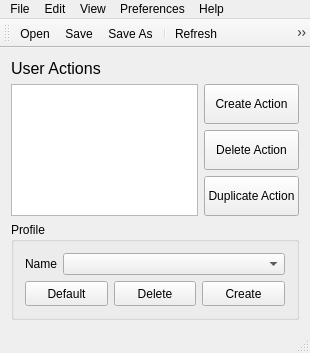
<?xml version="1.0" encoding="UTF-8"?>
<ui version="4.0">
 <class>MainWindowClass</class>
 <widget class="QMainWindow" name="MainWindowClass">
  <property name="geometry">
   <rect>
    <x>0</x>
    <y>0</y>
    <width>310</width>
    <height>346</height>
   </rect>
  </property>
  <property name="windowTitle">
   <string>QuickCut</string>
  </property>
  <property name="windowIcon">
   <iconset>
    <activeon>:/Resources/logo.png</activeon>
   </iconset>
  </property>
  <widget class="QWidget" name="centralWidget">
   <layout class="QGridLayout" name="gridLayout">
    <item row="0" column="0">
     <widget class="QLabel" name="lblUserActions">
      <property name="font">
       <font>
        <pointsize>12</pointsize>
        <weight>50</weight>
        <bold>false</bold>
       </font>
      </property>
      <property name="text">
       <string>User Actions</string>
      </property>
     </widget>
    </item>
    <item row="1" column="0">
     <widget class="QListWidget" name="lbxActions"/>
    </item>
    <item row="1" column="1">
     <layout class="QVBoxLayout" name="verticalLayout">
      <item>
       <widget class="QPushButton" name="btnActionCreate">
        <property name="minimumSize">
         <size>
          <width>95</width>
          <height>40</height>
         </size>
        </property>
        <property name="maximumSize">
         <size>
          <width>85</width>
          <height>40</height>
         </size>
        </property>
        <property name="text">
         <string>Create Action</string>
        </property>
       </widget>
      </item>
      <item>
       <widget class="QPushButton" name="btnActionDelete">
        <property name="minimumSize">
         <size>
          <width>95</width>
          <height>40</height>
         </size>
        </property>
        <property name="maximumSize">
         <size>
          <width>85</width>
          <height>40</height>
         </size>
        </property>
        <property name="text">
         <string>Delete Action</string>
        </property>
       </widget>
      </item>
      <item>
       <widget class="QPushButton" name="btnActionDuplicate">
        <property name="minimumSize">
         <size>
          <width>95</width>
          <height>40</height>
         </size>
        </property>
        <property name="maximumSize">
         <size>
          <width>85</width>
          <height>40</height>
         </size>
        </property>
        <property name="text">
         <string>Duplicate Action</string>
        </property>
       </widget>
      </item>
     </layout>
    </item>
    <item row="2" column="0" colspan="2">
     <widget class="QGroupBox" name="gbxProfile">
      <property name="title">
       <string>Profile</string>
      </property>
      <layout class="QVBoxLayout" name="verticalLayout_3">
       <item>
        <layout class="QHBoxLayout" name="horizontalLayout_2">
         <item>
          <widget class="QLabel" name="lblProfile">
           <property name="minimumSize">
            <size>
             <width>32</width>
             <height>16</height>
            </size>
           </property>
           <property name="maximumSize">
            <size>
             <width>32</width>
             <height>16</height>
            </size>
           </property>
           <property name="text">
            <string>Name:</string>
           </property>
          </widget>
         </item>
         <item>
          <widget class="QComboBox" name="cbxProfile"/>
         </item>
        </layout>
       </item>
       <item>
        <layout class="QHBoxLayout" name="horizontalLayout">
         <item>
          <widget class="QPushButton" name="btnSetActive">
           <property name="minimumSize">
            <size>
             <width>55</width>
             <height>25</height>
            </size>
           </property>
           <property name="text">
            <string>Default</string>
           </property>
          </widget>
         </item>
         <item>
          <widget class="QPushButton" name="btnDeleteProfile">
           <property name="minimumSize">
            <size>
             <width>55</width>
             <height>25</height>
            </size>
           </property>
           <property name="text">
            <string>Delete</string>
           </property>
          </widget>
         </item>
         <item>
          <widget class="QPushButton" name="btnCreateProfile">
           <property name="minimumSize">
            <size>
             <width>55</width>
             <height>25</height>
            </size>
           </property>
           <property name="text">
            <string>Create</string>
           </property>
          </widget>
         </item>
        </layout>
       </item>
      </layout>
     </widget>
    </item>
   </layout>
  </widget>
  <widget class="QMenuBar" name="menuBar">
   <property name="geometry">
    <rect>
     <x>0</x>
     <y>0</y>
     <width>310</width>
     <height>21</height>
    </rect>
   </property>
   <widget class="QMenu" name="menuFile">
    <property name="title">
     <string>File</string>
    </property>
    <addaction name="actionFileOpen"/>
    <addaction name="actionFileSave"/>
    <addaction name="actionFileSaveAs"/>
    <addaction name="separator"/>
    <addaction name="separator"/>
    <addaction name="actionFileExit"/>
   </widget>
   <widget class="QMenu" name="menuEdit">
    <property name="title">
     <string>Edit</string>
    </property>
   </widget>
   <widget class="QMenu" name="menuSettings">
    <property name="title">
     <string>Preferences</string>
    </property>
    <widget class="QMenu" name="menuTheme">
     <property name="title">
      <string>Theme     </string>
     </property>
     <addaction name="actionThemeDefault"/>
     <addaction name="actionThemeDark"/>
     <addaction name="actionThemeBreezeDark"/>
     <addaction name="actionThemeBreezeLight"/>
     <addaction name="actionThemeConsoleDark"/>
     <addaction name="actionThemeUbuntu"/>
     <addaction name="separator"/>
     <addaction name="actionThemeLoadQss"/>
    </widget>
    <addaction name="menuTheme"/>
   </widget>
   <widget class="QMenu" name="menuView">
    <property name="title">
     <string>View</string>
    </property>
    <addaction name="actionViewToolBar"/>
    <addaction name="actionViewStatusBar"/>
    <addaction name="separator"/>
    <addaction name="actionViewRefresh"/>
   </widget>
   <widget class="QMenu" name="menuHelp">
    <property name="title">
     <string>Help</string>
    </property>
    <addaction name="actionHelpAbout"/>
    <addaction name="separator"/>
    <addaction name="actionHelpExamples"/>
    <addaction name="separator"/>
    <addaction name="actionHelpCheckUpdates"/>
   </widget>
   <addaction name="menuFile"/>
   <addaction name="menuEdit"/>
   <addaction name="menuView"/>
   <addaction name="menuSettings"/>
   <addaction name="menuHelp"/>
  </widget>
  <widget class="QToolBar" name="toolBar">
   <attribute name="toolBarArea">
    <enum>TopToolBarArea</enum>
   </attribute>
   <attribute name="toolBarBreak">
    <bool>false</bool>
   </attribute>
   <addaction name="actionFileOpen"/>
   <addaction name="actionFileSave"/>
   <addaction name="actionFileSaveAs"/>
   <addaction name="separator"/>
   <addaction name="actionViewRefresh"/>
   <addaction name="actionFileRestartService"/>
   <addaction name="actionThemeLoadQss"/>
   <addaction name="separator"/>
   <addaction name="actionHelpAbout"/>
  </widget>
  <widget class="QStatusBar" name="statusBar"/>
  <action name="actionFileOpen">
   <property name="icon">
    <iconset resource="MainWindow.qrc">
     <normaloff>:/Resources/file_open.png</normaloff>:/Resources/file_open.png</iconset>
   </property>
   <property name="text">
    <string>Open</string>
   </property>
  </action>
  <action name="actionFileSave">
   <property name="icon">
    <iconset resource="MainWindow.qrc">
     <normaloff>:/Resources/file_save.png</normaloff>:/Resources/file_save.png</iconset>
   </property>
   <property name="text">
    <string>Save</string>
   </property>
  </action>
  <action name="actionFileSaveAs">
   <property name="icon">
    <iconset resource="MainWindow.qrc">
     <normaloff>:/Resources/file_saveas.png</normaloff>:/Resources/file_saveas.png</iconset>
   </property>
   <property name="text">
    <string>Save As...</string>
   </property>
  </action>
  <action name="actionFileExit">
   <property name="icon">
    <iconset resource="MainWindow.qrc">
     <normaloff>:/Resources/file_exit.png</normaloff>:/Resources/file_exit.png</iconset>
   </property>
   <property name="text">
    <string>Exit</string>
   </property>
  </action>
  <action name="actionHelpAbout">
   <property name="icon">
    <iconset resource="MainWindow.qrc">
     <normaloff>:/Resources/help_about.png</normaloff>:/Resources/help_about.png</iconset>
   </property>
   <property name="text">
    <string>About</string>
   </property>
  </action>
  <action name="actionHelpExamples">
   <property name="icon">
    <iconset resource="MainWindow.qrc">
     <normaloff>:/Resources/help_search.png</normaloff>:/Resources/help_search.png</iconset>
   </property>
   <property name="text">
    <string>Examples</string>
   </property>
  </action>
  <action name="actionHelpCheckUpdates">
   <property name="icon">
    <iconset resource="MainWindow.qrc">
     <normaloff>:/Resources/help_check_updates.png</normaloff>:/Resources/help_check_updates.png</iconset>
   </property>
   <property name="text">
    <string>Check for updates...</string>
   </property>
  </action>
  <action name="actionFully_Map_Key">
   <property name="text">
    <string>Fully Map Key</string>
   </property>
  </action>
  <action name="actionViewToolBar">
   <property name="checkable">
    <bool>true</bool>
   </property>
   <property name="checked">
    <bool>true</bool>
   </property>
   <property name="icon">
    <iconset resource="MainWindow.qrc">
     <normaloff>:/Resources/view_toolbar.png</normaloff>:/Resources/view_toolbar.png</iconset>
   </property>
   <property name="text">
    <string>Tool Bar</string>
   </property>
  </action>
  <action name="actionViewStatusBar">
   <property name="checkable">
    <bool>true</bool>
   </property>
   <property name="checked">
    <bool>true</bool>
   </property>
   <property name="icon">
    <iconset resource="MainWindow.qrc">
     <normaloff>:/Resources/view_statusbar.png</normaloff>:/Resources/view_statusbar.png</iconset>
   </property>
   <property name="text">
    <string>Status Bar</string>
   </property>
  </action>
  <action name="actionThemeDefault">
   <property name="checkable">
    <bool>true</bool>
   </property>
   <property name="checked">
    <bool>false</bool>
   </property>
   <property name="text">
    <string>Default</string>
   </property>
  </action>
  <action name="actionThemeDark">
   <property name="checkable">
    <bool>true</bool>
   </property>
   <property name="text">
    <string>Dark</string>
   </property>
  </action>
  <action name="actionViewRefresh">
   <property name="icon">
    <iconset resource="MainWindow.qrc">
     <normaloff>:/Resources/view_refresh.png</normaloff>:/Resources/view_refresh.png</iconset>
   </property>
   <property name="text">
    <string>Refresh</string>
   </property>
  </action>
  <action name="actionThemeLoadQss">
   <property name="icon">
    <iconset resource="MainWindow.qrc">
     <normaloff>:/Resources/preferences_open_theme.png</normaloff>:/Resources/preferences_open_theme.png</iconset>
   </property>
   <property name="text">
    <string>Load Custom Stylesheet...</string>
   </property>
  </action>
  <action name="actionThemeBreezeDark">
   <property name="checkable">
    <bool>true</bool>
   </property>
   <property name="text">
    <string>Breeze Dark</string>
   </property>
  </action>
  <action name="actionThemeBreezeLight">
   <property name="checkable">
    <bool>true</bool>
   </property>
   <property name="text">
    <string>Breeze Light</string>
   </property>
  </action>
  <action name="actionThemeUbuntu">
   <property name="checkable">
    <bool>true</bool>
   </property>
   <property name="checked">
    <bool>true</bool>
   </property>
   <property name="text">
    <string>Ubuntu</string>
   </property>
  </action>
  <action name="actionThemeConsoleDark">
   <property name="checkable">
    <bool>true</bool>
   </property>
   <property name="text">
    <string>Console Dark</string>
   </property>
  </action>
  <action name="actionFileRestartService">
   <property name="icon">
    <iconset resource="MainWindow.qrc">
     <normaloff>:/Resources/file_restart_service.png</normaloff>:/Resources/file_restart_service.png</iconset>
   </property>
   <property name="text">
    <string>Restart Service</string>
   </property>
  </action>
 </widget>
 <layoutdefault spacing="6" margin="11"/>
 <tabstops>
  <tabstop>lbxActions</tabstop>
  <tabstop>btnActionCreate</tabstop>
  <tabstop>btnActionDelete</tabstop>
  <tabstop>btnActionDuplicate</tabstop>
  <tabstop>cbxProfile</tabstop>
  <tabstop>btnCreateProfile</tabstop>
  <tabstop>btnSetActive</tabstop>
 </tabstops>
 <resources>
  <include location="MainWindow.qrc"/>
 </resources>
 <connections/>
</ui>
